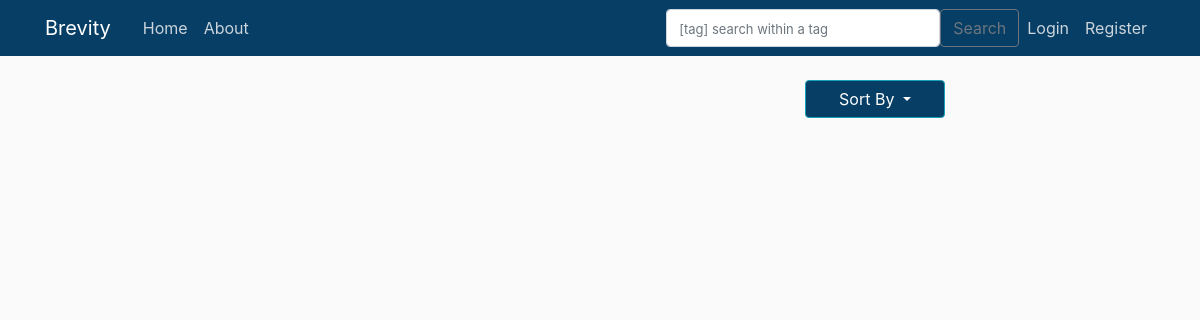
Page /search?form_val=animation&type=1 on the earlier database version.
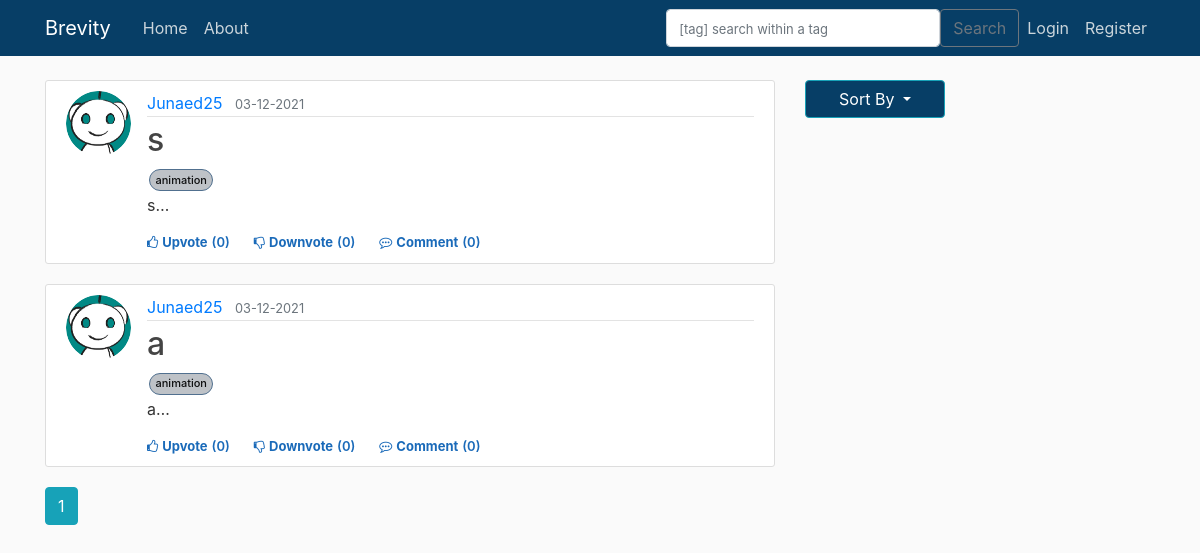
Same page on the later database version.
### brevity/models.py (models this page shows, shortened)
class Post(db.Model):
    id = db.Column(db.Integer, primary_key=True)
    title = db.Column(db.String(100), nullable=False)
    date_posted = db.Column(db.DateTime, nullable=False, default=datetime.utcnow)
    content = db.Column(db.Text, nullable=False)
    user_id = db.Column(db.Integer, db.ForeignKey('user.id'), nullable=False)
    tags = db.relationship('Tag', backref='post', cascade="all, delete", lazy='dynamic')
    upvotes = db.relationship('Upvote', backref='post', lazy='dynamic')
    downvotes = db.relationship('Downvote', backref='post', lazy='dynamic')
    comments = db.relationship('Comment', backref='post', lazy='dynamic')
    resources = db.relationship('ResourceFile', backref='post', lazy='dynamic')

class User(db.Model, UserMixin):
    id = db.Column(db.Integer, primary_key=True)
    username = db.Column(db.String(20), unique=True, nullable=False)
    email = db.Column(db.String(120), unique=True, nullable=False)
    image_file = db.Column(db.String(20), nullable=False, default='default.jpg')
    password = db.Column(db.String(60), nullable=False)
    posts = db.relationship('Post', backref='author', lazy=True)                    #By default SQLAlchemy guess the relationship to be one to many as posts returns a list of post.
    upvoted = db.relationship('Upvote', foreign_keys='Upvote.user_id', backref='user', lazy='dynamic')
    downvoted = db.relationship('Downvote', foreign_keys='Downvote.user_id', backref='user', lazy='dynamic')
    commented = db.relationship('Comment', backref='author', lazy=True)

class Tag(db.Model):
    tag = db.Column(db.String(50), nullable=False, primary_key=True)
    post_id = db.Column(db.Integer, db.ForeignKey('post.id'), primary_key=True)

### brevity/main/routes.py (the view)
@main.route('/search',methods=['GET', 'POST'])
def search():
    page = request.args.get('page', 1, type=int)
    posts =  Post.query.paginate(page=page, per_page=5)
    form=SearchForm()
    if form.validate_on_submit():
        searched_val = form.searched.data
        if searched_val==None:
            return render_template('home.html', posts = posts)
        return render_template('searched_posts.html', posts = search_result(searched_val,page),form =form,form_val=form.searched.data)
    searched_val = request.args.get('form_val')
    if searched_val==None:
            return render_template('home.html', posts = posts)
    type =  request.args.get('type')
    if type=="1":
        searched_val += ']'
        searched_val = '[' + searched_val
    print(searched_val)
    return render_template('searched_posts.html', posts = search_result(searched_val,page),form =form,form_val=searched_val)

### brevity/main/forms.py
class SearchForm(FlaskForm):
    searched = TextAreaField('Searched', validators=[DataRequired()])
    submit = SubmitField('Submit')

### brevity/main/routes.py (called while the page is built)
@main.context_processor
def layout():
    form=SearchForm()
    return dict(form=form)

### brevity/main/utils.py (called while the page is built)
def search_result(searched_val,page):
    search = "%{}%".format(searched_val)
    type=1
    sz = len(searched_val)
    if searched_val[0]=='[' and searched_val[sz-1]==']':
        type=0
    if searched_val[0]=='[' and type==0:
        searched_val = searched_val[1:]
    sz = len(searched_val)
    if searched_val[sz-1]==']' and type==0:
        searched_val = searched_val[:sz-1]
    if type==0:
        posts = db.session.query(Post).join(Tag).filter(Post.id==Tag.post_id).filter(Tag.tag==searched_val).paginate(page=page, per_page=5)
    else:
        posts = Post.query.filter(Post.title.like(search)).paginate(page=page, per_page=5)
    return posts

### brevity/templates/searched_posts.html
{% extends "layout.html" %}
{% block content %}
    {% for post in posts.items %}
        <article class="media content-section col-md-15">
            <img class="rounded-circle article-img" src="{{ url_for('static', filename = 'profile_pics/' + post.author.image_file)}}">
            <div class="media-body ">
                <div class="article-metadata">
                    <a class="mr-2" href="{{ url_for('users.user_posts', username=post.author.username) }}">{{ post.author.username }}</a>
                    <small class="text-muted">{{ post.date_posted.strftime('%d-%m-%Y') }}</small>
                </div>
                <h2><a class="article-title" href="{{ url_for('posts.post', post_id=post.id) }}">{{ post.title }}</a></h2>
                <div class="d-flex ps-relative">
                    {% for tag in post.tags %}
                            <a href="#" class="post-tag" >{{tag.tag}}</a>
                    {% endfor %}
                </div>
                <p class="article-content">{{ post.content[:200] }}<span>&#8230;</span></p>
                <div>
                {% if current_user.is_authenticated %}
                    <div class="d-flex flex-row fs-12" id="vote{{post.id}}">
                        {% if not current_user.has_upvoted_post(post) %}
                            <div class="like cursor votestyle vote" post_id="{{post.id}}" action="upvote"><i class="fa fa-thumbs-o-up"></i><span class="ml-1">Upvote</span></div>
                            <div class="like vote_count" ><span class="ml-1 mr-4">({{post.upvotes.count()}})</span></div>
                        {% else %}
                            <div class="like cursor upvotedstyle vote" post_id="{{post.id}}" action="upvote"><i class="fa fa-thumbs-o-up"></i><span class="ml-1">Upvoted</span></div>
                            <div class="like upvoted_count" ><span class="ml-1 mr-4">({{post.upvotes.count()}})</span></div>
                        {% endif %}
                        {% if not current_user.has_downvoted_post(post) %}
                            <div class="like downvotecursor votestyle vote" post_id="{{post.id}}" action="downvote"><i class="fa fa-thumbs-o-down"></i><span class="ml-1">Downvote</span></div>
                            <div class="like vote_count"><span class="ml-1 mr-4">({{post.downvotes.count()}})</span></div>
                        {% else %}
                            <div class="like downvotecursor downvotedstyle vote" post_id="{{post.id}}" action="downvote"><i class="fa fa-thumbs-o-down"></i><span class="ml-1">Downvoted</span></div>
                            <div class="like downvoted_count"><span class="ml-1 mr-4">({{post.downvotes.count()}})</span></div>
                        {% endif %}
                        <div class="like cursor comment"><i class="fa fa-commenting-o"></i><span class="ml-1"><a class="mr-1 like cursor comment" href="{{ url_for('posts.post', post_id=post.id) }}">Comment</a></span></div>
                        <div class="like comment_count"><span class="ml-0">({{post.comments.count()}})</span></div>
                    </div>
                {% else %}
                    <div class="d-flex flex-row fs-12">
                        <div class="like cursor unauthorised_upvote"><i class="fa fa-thumbs-o-up"></i><span class="ml-1"><a class="like cursor unauthorised_upvote" href="{{ url_for('posts.vote_action', post_id=post.id, action='unauthorized_upvote')}}">Upvote</a></span></div>
                        <div class="like vote_count" ><span class="ml-1 mr-4">({{post.upvotes.count()}})</span></div>
                        <div class="like downvotecursor unauthorised_downvote"><i class="fa fa-thumbs-o-down"></i><span class="ml-1"><a class="like downvotecursor unauthorised_downvote" href="{{ url_for('posts.vote_action', post_id=post.id, action='unauthorized_downvote')}}">Downvote</a></span></div>
                        <div class="like vote_count"><span class="ml-1 mr-4">({{post.downvotes.count()}})</span></div>
                        <div class="like cursor comment"><i class="fa fa-commenting-o"></i><span class="ml-1"><a class="mr-1 like cursor comment" href="{{ url_for('posts.post', post_id=post.id) }}">Comment</a></span></div>
                        <div class="like comment_count"><span class="ml-0">({{post.comments.count()}})</span></div>
                    </div>
                {% endif %}
                </div>
            </div>
        </article>
    {% endfor %}
    {% for page_num in posts.iter_pages(left_edge=1, right_edge=1, left_current=1, right_current=2) %}
        {% if page_num %}
            {% if posts.page == page_num %}
                <a class="btn btn-info mb-4" href="{{ url_for('main.search', page = page_num,form_val=form_val) }}">{{ page_num }}</a>
            {% else %}
                <a class="btn btn-outline-info mb-4" href="{{ url_for('main.search', page = page_num,form_val=form_val) }}">{{ page_num }}</a>
            {% endif %}
        {% else %}
            ...
        {% endif %}
    {% endfor %}
{% endblock content %}

Differences in the rows shown:
now on this page (row edited): Post: image_file (placeholder picture), author.username "Junaed25", date_posted "03-12-2021", title "s", content "s", upvotes.count "0", downvotes.count "0", comments.count "0"
now on this page (row edited): Tag: tag "animation", shown under "Junaed25"
now on this page (row edited): Post: image_file (placeholder picture), author.username "Junaed25", date_posted "03-12-2021", title "a", content "a", upvotes.count "0", downvotes.count "0", comments.count "0"
now on this page (row edited): Tag: tag "animation", shown under "Junaed25"
Other differences:
new list line: "1"
